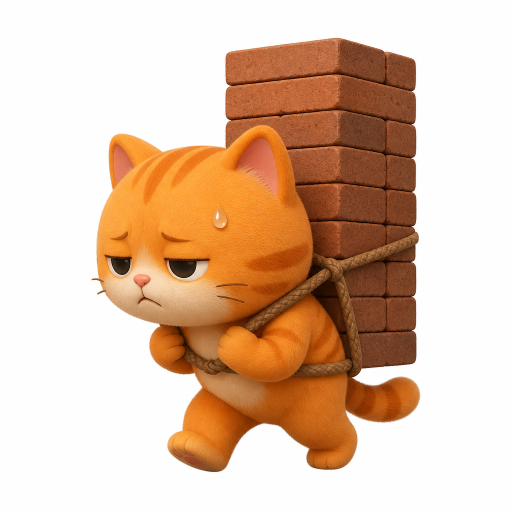
#> input picture resources/mascot_orig.png, 1024 x 1024 px, found by its file name (shown at 1/2 size)
$ python remove_white_bg.py
#> lines starting #> are read from the running program, lines starting #| are printed output that depends on the picture
from PIL import Image
import os

def remove_white_bg(img, threshold=245, soft=18):
#> called with threshold = 242, soft = 20
    img = img.convert("RGBA")
    pixels = img.load()
    w, h = img.size
#> w = 1024; h = 1024
    for y in range(h):
        for x in range(w):
            r, g, b, a = pixels[x, y]
            if r >= threshold and g >= threshold and b >= threshold:
                pixels[x, y] = (r, g, b, 0)
            elif r >= threshold - soft and g >= threshold - soft and b >= threshold - soft:
                avg = (r + g + b) / 3.0
                alpha = int(max(0, min(255, (threshold - avg) / soft * 255)))
                pixels[x, y] = (r, g, b, alpha)
    return img


def trim_transparent(img, pad=4):
#> called with pad = 4
    bbox = img.getbbox()
#> bbox = (183, 75, 841, 944)
    if not bbox:
        return img
    l, t, r, b = bbox
#> l = 183; t = 75; r = 841; b = 944
    l = max(0, l - pad)
#> l = 179
    t = max(0, t - pad)
#> t = 71
    r = min(img.width, r + pad)
#> r = 845
    b = min(img.height, b + pad)
#> b = 948
    return img.crop((l, t, r, b))
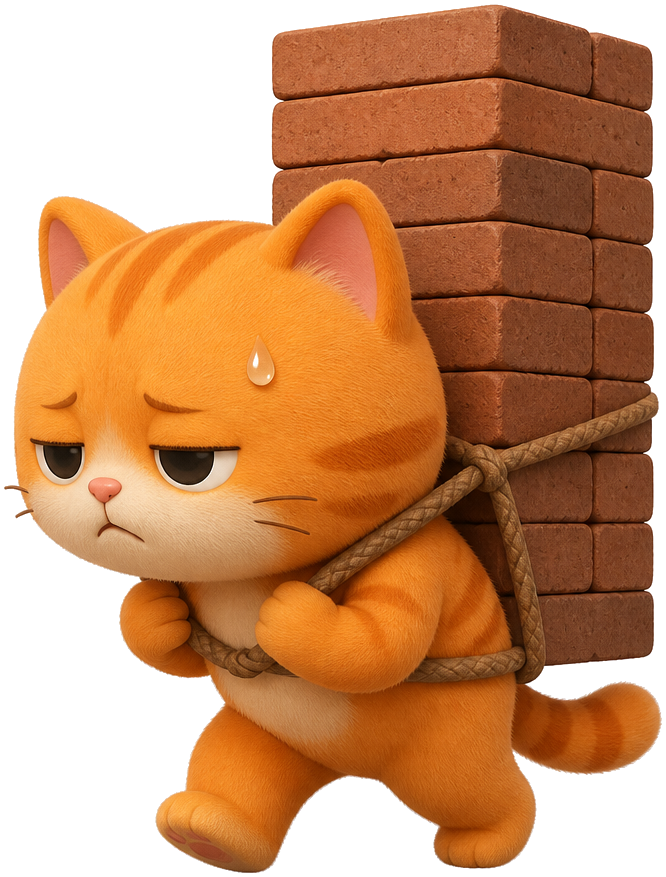
#> returned value: PIL image 666x877 RGBA; mean R, G, B, A 199.8, 145.6, 105.3, 179.9; transparent parts drawn white


work_path = r"d:\QtProject\countdown\resources\mascot.png"
rest_path = r"d:\QtProject\countdown\resources\mascot_rest.png"
backup_work = r"d:\QtProject\countdown\resources\mascot_orig.png"
backup_rest = r"d:\QtProject\countdown\resources\mascot_rest_orig.png"

if not os.path.exists(backup_work):
    Image.open(work_path).save(backup_work)
if not os.path.exists(backup_rest):
    Image.open(rest_path).save(backup_rest)

# Prefer originals if present (re-run safe)
src_work = backup_work if os.path.exists(backup_work) else work_path
src_rest = backup_rest if os.path.exists(backup_rest) else rest_path

work = remove_white_bg(Image.open(src_work), threshold=242, soft=20)
work = trim_transparent(work)
side = max(work.width, work.height)
#> side = 877
canvas = Image.new("RGBA", (side, side), (0, 0, 0, 0))
#> canvas: PIL image 877x877 RGBA; every value is 0
canvas.paste(work, ((side - work.width) // 2, (side - work.height) // 2), work)
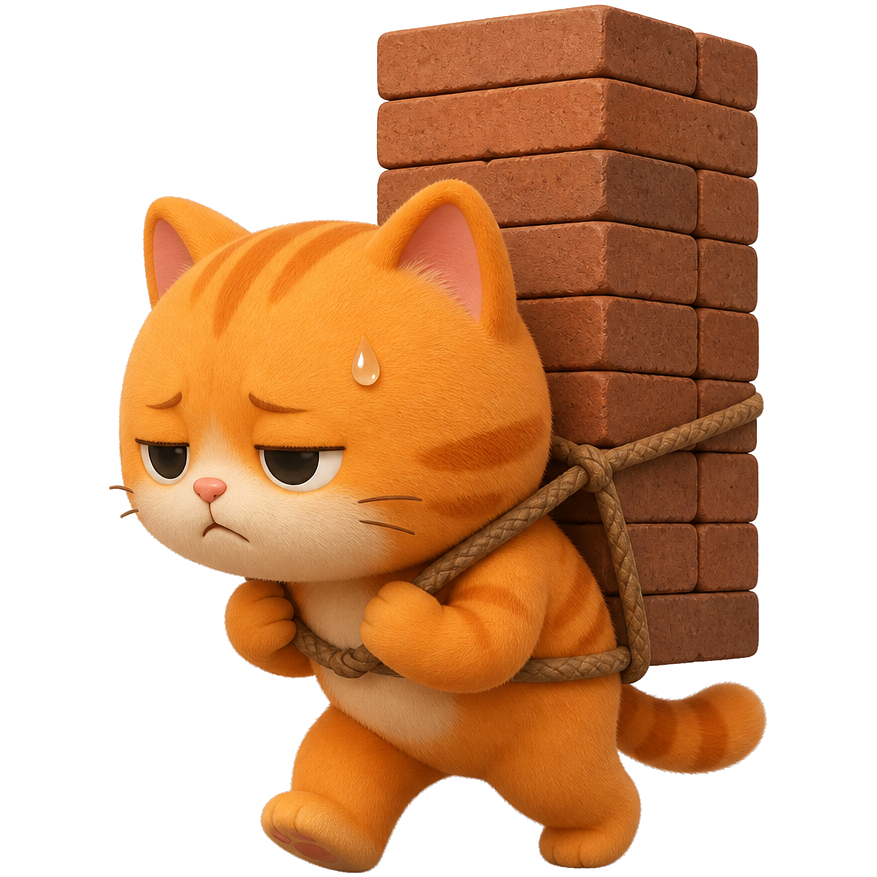
#> canvas: PIL image 877x877 RGBA; mean R, G, B, A 95, 53.9, 23.2, 136.6; transparent parts drawn white
canvas.save(work_path)
print("work saved", canvas.size, canvas.mode)
#| work saved (877, 877) RGBA

rest = Image.open(src_rest)
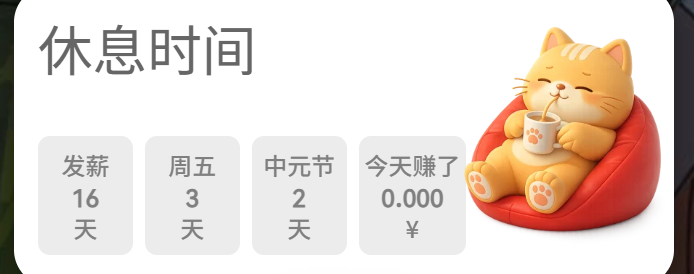
#> input picture resources/mascot_rest_orig.png, 694 x 274 px, found by its file name
#> rest is the input picture: PIL image 694x274 RGB; mean R, G, B 229.2, 216.2, 208.9
w, h = rest.size
#> w = 694; h = 274
left = int(w * 0.55)
#> left = 381
rest_crop = rest.crop((left, 0, w, h))
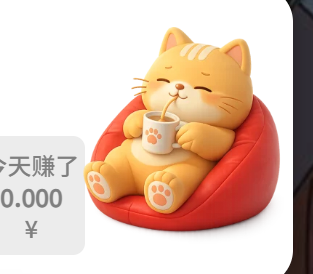
#> rest_crop: PIL image 313x274 RGB; mean R, G, B 225, 195.9, 180.6
rest_crop = remove_white_bg(rest_crop, threshold=240, soft=22)
#> rest_crop: PIL image 313x274 RGBA
rest_crop = trim_transparent(rest_crop)
side = max(rest_crop.width, rest_crop.height)
#> side = 313
canvas2 = Image.new("RGBA", (side, side), (0, 0, 0, 0))
#> canvas2: PIL image 313x313 RGBA; every value is 0
canvas2.paste(rest_crop, ((side - rest_crop.width) // 2, (side - rest_crop.height) // 2), rest_crop)
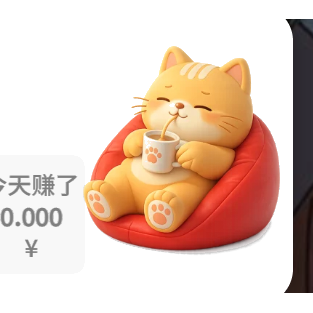
#> canvas2: PIL image 313x313 RGBA; mean R, G, B, A 73.2, 47.7, 34.3, 94.4; transparent parts drawn white
canvas2.save(rest_path)
print("rest saved", canvas2.size, canvas2.mode)
#| rest saved (313, 313) RGBA
print("done")
